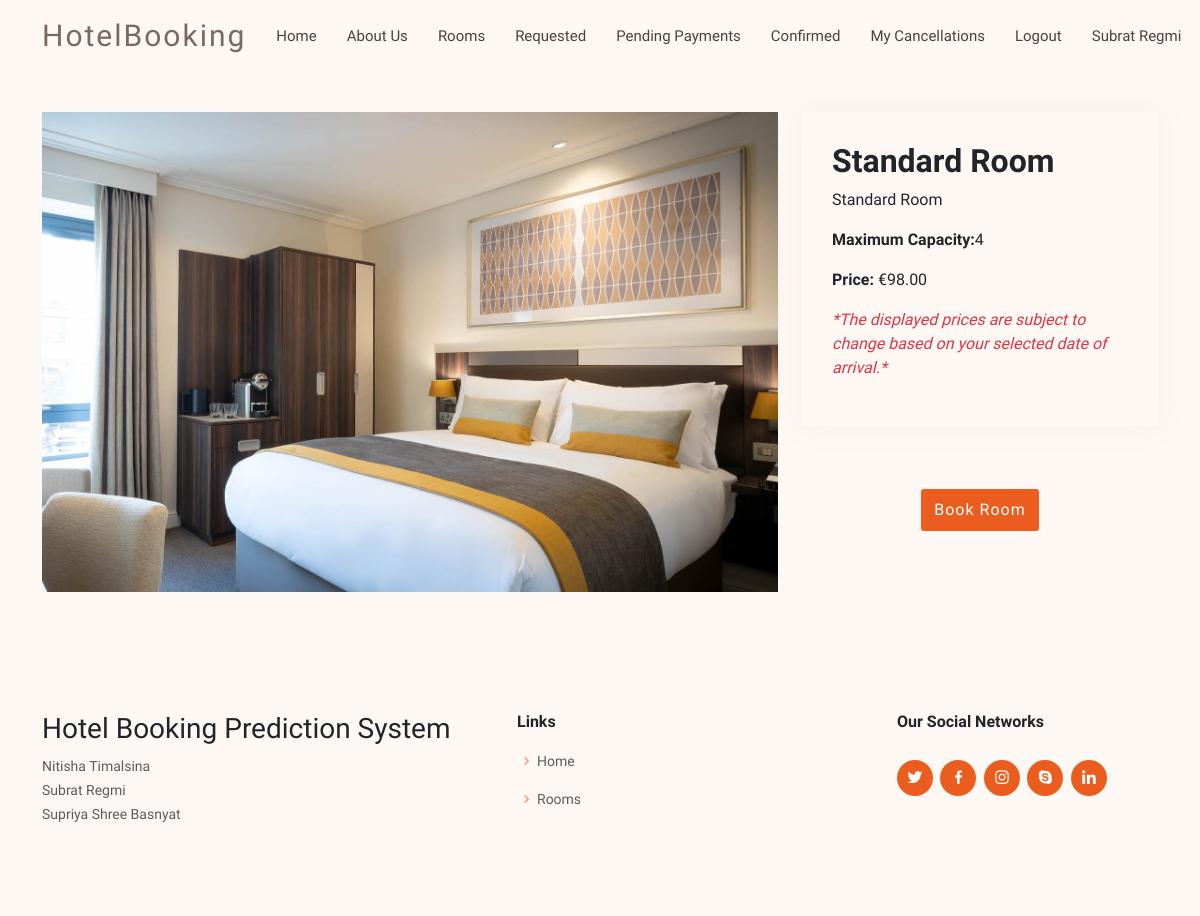
The app's page /room/1 (signed in), older data.
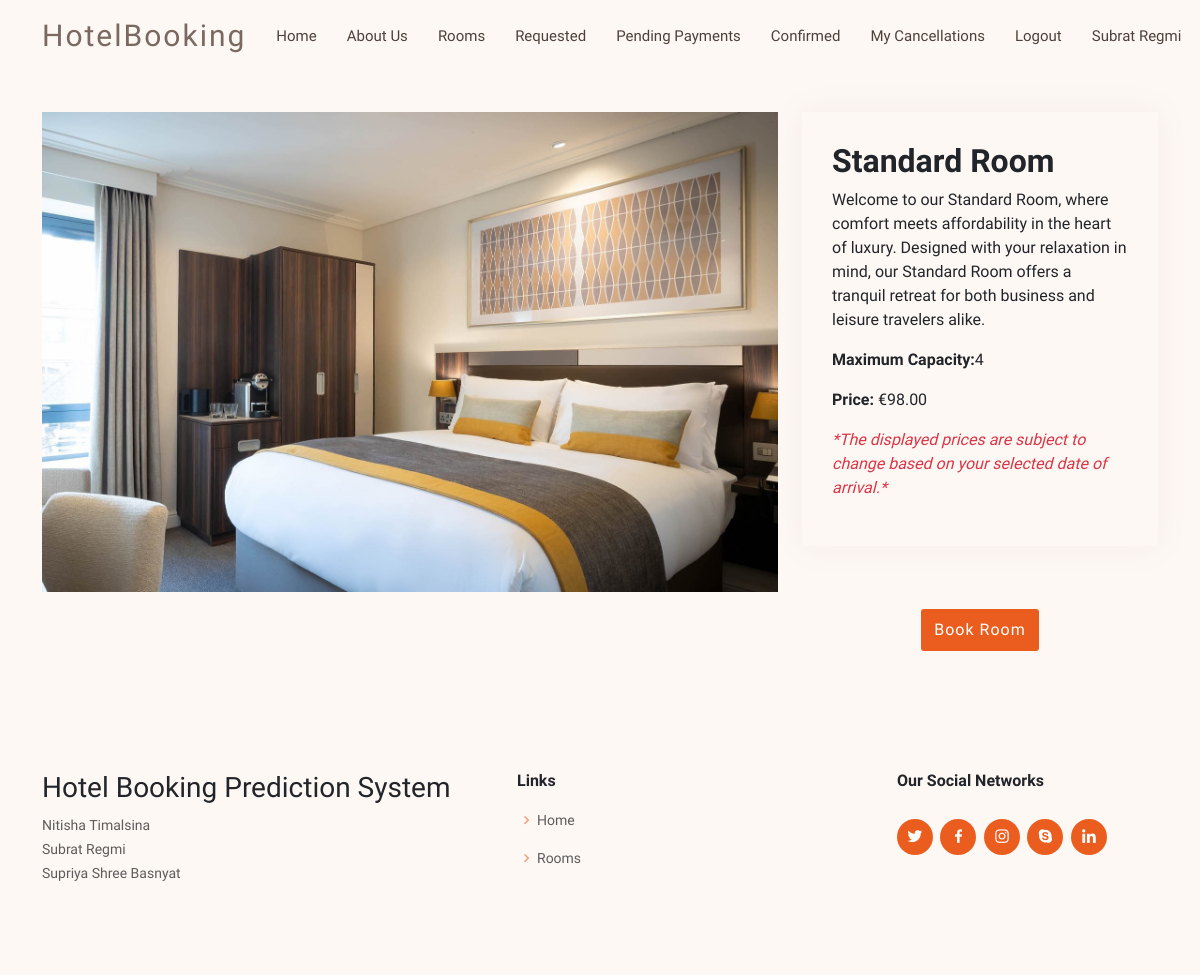
The same page, newer data.
### shared/models.py (models this page shows, shortened)
class Room(models.Model):
    name = models.CharField(max_length=50)
    price = models.DecimalField(max_digits=5, default = 0, decimal_places=2)
    description = models.CharField(max_length=250, blank = True, null = True)
    image = models.ImageField(upload_to = 'uploads/rooms', null=True)
    max_capacity = models.PositiveIntegerField(null = True)

### customer/views.py (the view)
# urls.py: path('room/<int:pk>', views.room, name = 'room'),
@customer_required
def room(request, pk):
    room = Room.objects.get(id=pk)
    return render(request, 'customer/room.html', {'room':room})

### customer/templates/customer/room.html
{% extends "customer/base.html" %}
{% block content %}
  <section id="portfolio-details" class="portfolio-details">
    <div class="container">
      <div class="row gy-4">
        <div class="col-lg-8">
            <div class="portfolio-details-slider">
              <div class="wrapper align-items-center">
                <div class="slide">
                  <img src="{{room.image.url}}" alt="">
                </div>
              </div>
            </div>
          </div>
        <div class="col-lg-4">
          <div class="portfolio-info">
            <h2><b>{{room.name}}</b></h2>
            <p>
              {{room.description}}
            </p>
            <p><b>Maximum Capacity:</b>{{room.max_capacity}}</p>
            <p><b>Price: </b>€{{room.price}}</p>
            <p class = 'text-danger fs-6 fw-lighter fst-italic'>*The displayed prices are subject to change based on your selected date of arrival.*</p>
          </div>
          <br/><br/>
          <a href = "{% url "booking_form" room.id  %}" class = "col-4 offset-4 btn btn-get-started scrollto">Book Room</a>
        </div>
      </div>
    </section>
{% endblock content %}

Row changes from the older to the newer data that the page shows:
changed Room "Standard Room": description "Standard Room" → "Welcome to our Standard Room, where comfort meets affordability in the heart of luxury. Designed with your relaxation in mind, our Standard Room offers a tranquil retreat for both business and leisure travelers alike."
